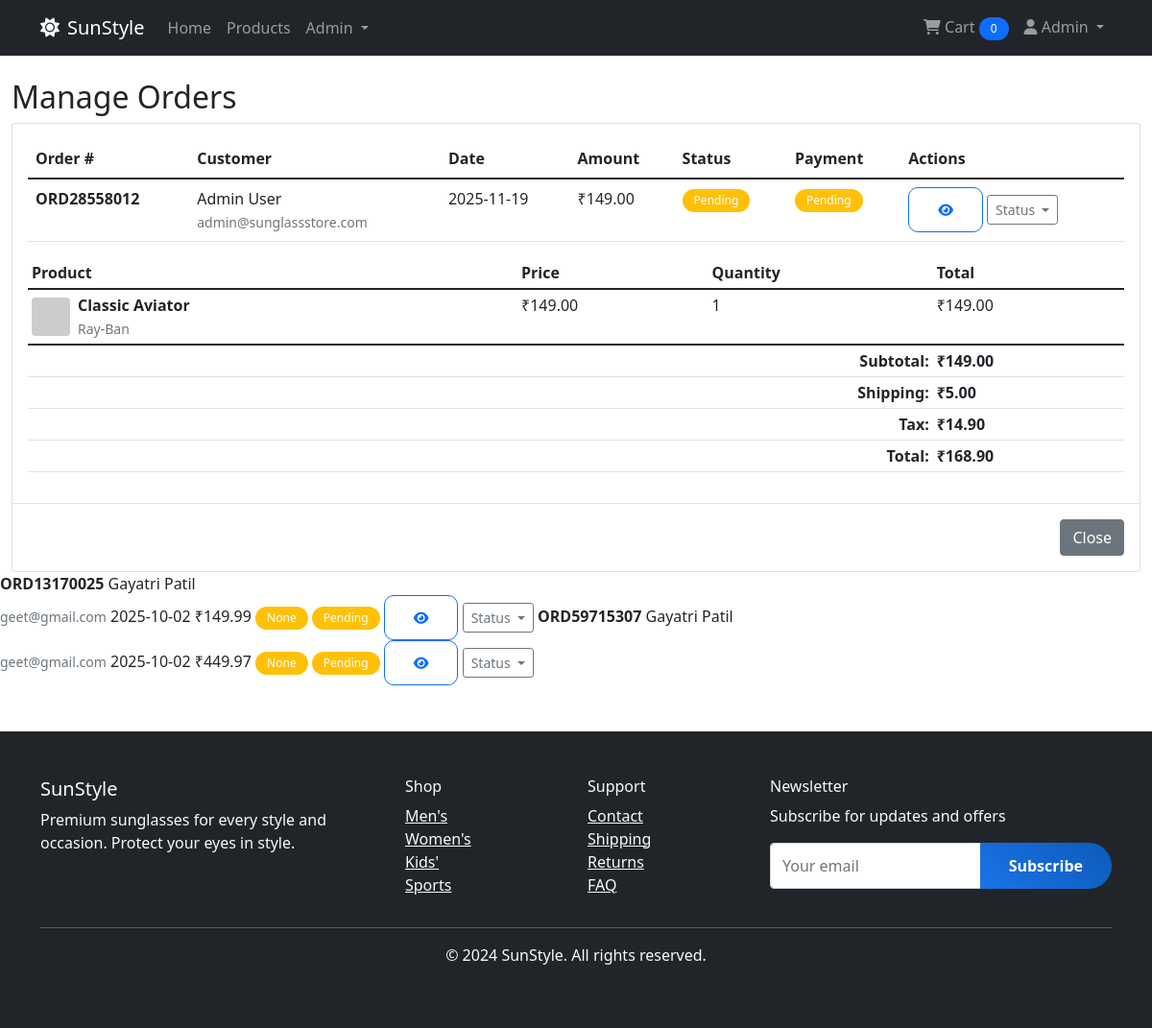
Page /admin/orders (signed in) on the committed database.
### database.py (models this page shows)
class User(UserMixin, db.Model):
    id = db.Column(db.Integer, primary_key=True)
    username = db.Column(db.String(80), unique=True, nullable=False)
    email = db.Column(db.String(120), unique=True, nullable=False)
    password = db.Column(db.String(200), nullable=False)
    first_name = db.Column(db.String(100), nullable=False)
    last_name = db.Column(db.String(100), nullable=False)
    phone = db.Column(db.String(20))
    address = db.Column(db.Text)
    is_admin = db.Column(db.Boolean, default=False)
    created_at = db.Column(db.DateTime, default=datetime.utcnow)
    orders = db.relationship('Order', backref='user', lazy=True)
    bookings = db.relationship('Booking', backref='user', lazy=True)
    cart_items = db.relationship('CartItem', backref='user', lazy=True)

class Order(db.Model):
    id = db.Column(db.Integer, primary_key=True)
    order_number = db.Column(db.String(50), unique=True, nullable=False)
    total_amount = db.Column(db.Float, nullable=False)
    status = db.Column(db.String(50), default='pending')
    payment_method = db.Column(db.String(50), nullable=False)
    payment_status = db.Column(db.String(50), default='pending')
    shipping_address = db.Column(db.Text, nullable=False)
    created_at = db.Column(db.DateTime, default=datetime.utcnow)
    updated_at = db.Column(db.DateTime, default=datetime.utcnow, onupdate=datetime.utcnow)
    user_id = db.Column(db.Integer, db.ForeignKey('user.id'), nullable=False)
    order_items = db.relationship('OrderItem', backref='order', lazy=True)

class OrderItem(db.Model):
    id = db.Column(db.Integer, primary_key=True)
    quantity = db.Column(db.Integer, nullable=False)
    price = db.Column(db.Float, nullable=False)
    order_id = db.Column(db.Integer, db.ForeignKey('order.id'), nullable=False)
    product_id = db.Column(db.Integer, db.ForeignKey('product.id'), nullable=False)

class Product(db.Model):
    id = db.Column(db.Integer, primary_key=True)
    name = db.Column(db.String(200), nullable=False)
    description = db.Column(db.Text)
    price = db.Column(db.Float, nullable=False)
    discount_price = db.Column(db.Float)
    brand = db.Column(db.String(100), nullable=False)
    style = db.Column(db.String(100))
    color = db.Column(db.String(50))
    frame_material = db.Column(db.String(100))
    lens_type = db.Column(db.String(100))
    uv_protection = db.Column(db.Boolean, default=True)
    polarization = db.Column(db.Boolean, default=False)
    stock_quantity = db.Column(db.Integer, default=0)
    image_url = db.Column(db.String(500))
    is_active = db.Column(db.Boolean, default=True)
    created_at = db.Column(db.DateTime, default=datetime.utcnow)
    category_id = db.Column(db.Integer, db.ForeignKey('category.id'), nullable=False)
    order_items = db.relationship('OrderItem', backref='product', lazy=True)
    booking_items = db.relationship('BookingItem', backref='product', lazy=True)
    cart_items = db.relationship('CartItem', backref='product', lazy=True)

### app.py (the view)
@app.route('/admin/orders')
@login_required
def admin_orders():
    if not current_user.is_admin:
        flash('Access denied', 'error')
        return redirect(url_for('index'))
    orders = Order.query.order_by(Order.created_at.desc()).all()
    return render_template('admin/orders.html', orders=orders)

### templates/admin/orders.html (shortened to what this page needs)
{% extends "base.html" %}
{% block content %}
<div class="container-fluid mt-4">
    <h2>Manage Orders</h2>
    <div class="card">
        <div class="card-body">
            <div class="table-responsive">
                <table class="table table-hover">
                    <thead>
                        <tr>
                            <th>Order #</th>
                            <th>Customer</th>
                            <th>Date</th>
                            <th>Amount</th>
                            <th>Status</th>
                            <th>Payment</th>
                            <th>Actions</th>
                        </tr>
                    </thead>
                    <tbody>
                        {% for order in orders %}
                        <tr>
                            <td>
                                <strong>{{ order.order_number }}</strong>
                            </td>
                            <td>
                                {{ order.user.first_name }} {{ order.user.last_name }}
                                <br><small class="text-muted">{{ order.user.email }}</small>
                            </td>
                            <td>{{ order.created_at.strftime('%Y-%m-%d') }}</td>
                            <td>₹{{ "%.2f"|format(order.total_amount) }}</td>
                            <td>
                                <span class="badge
                                    {% if order.status == 'delivered' %}bg-success
                                    {% elif order.status == 'shipped' %}bg-primary
                                    {% elif order.status == 'confirmed' %}bg-info
                                    {% elif order.status == 'cancelled' %}bg-danger
                                    {% else %}bg-warning{% endif %}">
                                    {{ order.status|title }}
                                </span>
                            </td>
                            <td>
                                <span class="badge
                                    {% if order.payment_status == 'completed' %}bg-success
                                    {% elif order.payment_status == 'pending' %}bg-warning
                                    {% else %}bg-danger{% endif %}">
                                    {{ order.payment_status|title }}
                                </span>
                            </td>
                            <td>
                                <button class="btn btn-sm btn-outline-primary"
                                        data-bs-toggle="modal"
                                        data-bs-target="#orderDetails{{ order.id }}">
                                    <i class="fas fa-eye"></i>
                                </button>
                                <div class="btn-group">
                                    <button type="button" class="btn btn-sm btn-outline-secondary dropdown-toggle"
                                            data-bs-toggle="dropdown">
                                        Status
                                    </button>
                                </div>
                            </td>
                        </tr>
                        <div class="modal fade" id="orderDetails{{ order.id }}" tabindex="-1">
                            <div class="modal-dialog modal-lg">
                                <div class="modal-content">
                                    <div class="modal-body">
                                        <div class="table-responsive">
                                            <table class="table table-sm">
                                                <thead>
                                                    <tr>
                                                        <th>Product</th>
                                                        <th>Price</th>
                                                        <th>Quantity</th>
                                                        <th>Total</th>
                                                    </tr>
                                                </thead>
                                                <tbody>
                                                    {% for item in order.order_items %}
                                                    <tr>
                                                        <td>
                                                            <div class="d-flex align-items-center">
                                                                <img src="https://via.placeholder.com/40x40?text={{ item.product.name|replace(' ', '+') }}"
                                                                     class="rounded me-2" alt="{{ item.product.name }}">
                                                                <div>
                                                                    <strong>{{ item.product.name }}</strong><br>
                                                                    <small class="text-muted">{{ item.product.brand }}</small>
                                                                </div>
                                                            </div>
                                                        </td>
                                                        <td>₹{{ "%.2f"|format(item.price) }}</td>
                                                        <td>{{ item.quantity }}</td>
                                                        <td>₹{{ "%.2f"|format(item.price * item.quantity) }}</td>
                                                    </tr>
                                                    {% endfor %}
                                                </tbody>
                                                <tfoot>
                                                    <tr>
                                                        <td colspan="3" class="text-end"><strong>Subtotal:</strong></td>
                                                        <td><strong>₹{{ "%.2f"|format(order.total_amount) }}</strong></td>
                                                    </tr>
                                                    <tr>
                                                        <td colspan="3" class="text-end"><strong>Shipping:</strong></td>
                                                        <td><strong>₹5.00</strong></td>
                                                    </tr>
                                                    <tr>
                                                        <td colspan="3" class="text-end"><strong>Tax:</strong></td>
                                                        <td><strong>₹{{ "%.2f"|format(order.total_amount * 0.1) }}</strong></td>
                                                    </tr>
                                                    <tr>
                                                        <td colspan="3" class="text-end"><strong>Total:</strong></td>
                                                        <td><strong>₹{{ "%.2f"|format(order.total_amount + 5 + (order.total_amount * 0.1)) }}</strong></td>
                                                    </tr>
                                                </tfoot>
                                            </table>
                                        </div>
                                    </div>
                                    <div class="modal-footer">
                                        <button type="button" class="btn btn-secondary" data-bs-dismiss="modal">Close</button>
                                    </div>
                                </div>
                            </div>
                        </div>
                        {% endfor %}
                    </tbody>
                </table>
            </div>
        </div>
    </div>
</div>
{% endblock %}

### templates/base.html (shortened to what this page needs)
<!DOCTYPE html>
<html lang="en">
<head>
    <link href="https://cdn.jsdelivr.net/npm/bootstrap@5.1.3/dist/css/bootstrap.min.css" rel="stylesheet">
    <link href="https://cdnjs.cloudflare.com/ajax/libs/font-awesome/6.0.0/css/all.min.css" rel="stylesheet">
    <link href="{{ url_for('static', filename='css/style.css') }}" rel="stylesheet">
</head>
<body>
    <nav class="navbar navbar-expand-lg navbar-dark bg-dark">
        <div class="container">
            <a class="navbar-brand" href="{{ url_for('index') }}">
                <i class="fas fa-sun me-2"></i>SunStyle
            </a>
            <div class="collapse navbar-collapse" id="navbarNav">
                <ul class="navbar-nav me-auto">
                    <li class="nav-item">
                        <a class="nav-link" href="{{ url_for('index') }}">Home</a>
                    </li>
                    <li class="nav-item">
                        <a class="nav-link" href="{{ url_for('products') }}">Products</a>
                    </li>
                    {% if current_user.is_authenticated and current_user.is_admin %}
                    <li class="nav-item dropdown">
                        <a class="nav-link dropdown-toggle" href="#" id="adminDropdown" role="button" data-bs-toggle="dropdown">
                            Admin
                        </a>
                    </li>
                    {% endif %}
                </ul>
                <ul class="navbar-nav">
                    {% if current_user.is_authenticated %}
                    <li class="nav-item">
                        <a class="nav-link" href="{{ url_for('cart') }}">
                            <i class="fas fa-shopping-cart"></i> Cart
                            <span class="badge bg-primary">
                                {{ current_user.cart_items|length if current_user.cart_items else 0 }}
                            </span>
                        </a>
                    </li>
                    <li class="nav-item dropdown">
                        <a class="nav-link dropdown-toggle" href="#" id="userDropdown" role="button" data-bs-toggle="dropdown">
                            <i class="fas fa-user"></i> {{ current_user.first_name }}
                        </a>
                    </li>
                    {% endif %}
                </ul>
            </div>
        </div>
    </nav>
    <main>
        {% block content %}{% endblock %}
    </main>
    <footer class="bg-dark text-light mt-5">
        <div class="container py-5">
            <div class="row">
                <div class="col-md-4">
                    <h5>SunStyle</h5>
                    <p>Premium sunglasses for every style and occasion. Protect your eyes in style.</p>
                </div>
                <div class="col-md-2">
                    <h6>Shop</h6>
                    <ul class="list-unstyled">
                        <li><a href="{{ url_for('products', category_id=1) }}" class="text-light">Men's</a></li>
                        <li><a href="{{ url_for('products', category_id=2) }}" class="text-light">Women's</a></li>
                        <li><a href="{{ url_for('products', category_id=3) }}" class="text-light">Kids'</a></li>
                        <li><a href="{{ url_for('products', category_id=4) }}" class="text-light">Sports</a></li>
                    </ul>
                </div>
                <div class="col-md-2">
                    <h6>Support</h6>
                    <ul class="list-unstyled">
                        <li><a href="#" class="text-light">Contact</a></li>
                        <li><a href="#" class="text-light">Shipping</a></li>
                        <li><a href="#" class="text-light">Returns</a></li>
                        <li><a href="#" class="text-light">FAQ</a></li>
                    </ul>
                </div>
                <div class="col-md-4">
                    <h6>Newsletter</h6>
                    <p>Subscribe for updates and offers</p>
                    <form>
                        <div class="input-group">
                            <input type="email" class="form-control" placeholder="Your email">
                            <button class="btn btn-primary" type="submit">Subscribe</button>
                        </div>
                    </form>
                </div>
            </div>
            <hr>
            <div class="text-center">
                <p>&copy; 2024 SunStyle. All rights reserved.</p>
            </div>
        </div>
    </footer>
</body>
</html>

### rows in the picture
User: first_name "Admin"
Order: order_number "ORD28558012", user.first_name "Admin", user.last_name "User", user.email "admin@sunglassstore.com", created_at "2025-11-19", total_amount "149.00", status "Pending", payment_status "Pending", order.total_amount*0.1 "14.90", order.total_amount+5+(order.total_amount*0.1) "168.90"
OrderItem: product.name "Classic Aviator", product.brand "Ray-Ban", price "149.00", quantity "1", item.price*item.quantity "149.00"
Order: order_number "ORD13170025", user.first_name "Gayatri", user.last_name "Patil", user.email "geet@gmail.com", created_at "2025-10-02", total_amount "149.99", status "None", payment_status "Pending"
Order: order_number "ORD59715307", user.first_name "Gayatri", user.last_name "Patil", user.email "geet@gmail.com", created_at "2025-10-02", total_amount "449.97", status "None", payment_status "Pending"

### other values in the picture
{{ current_user.cart_items|length if current_user.cart_items else 0 }} "0"
